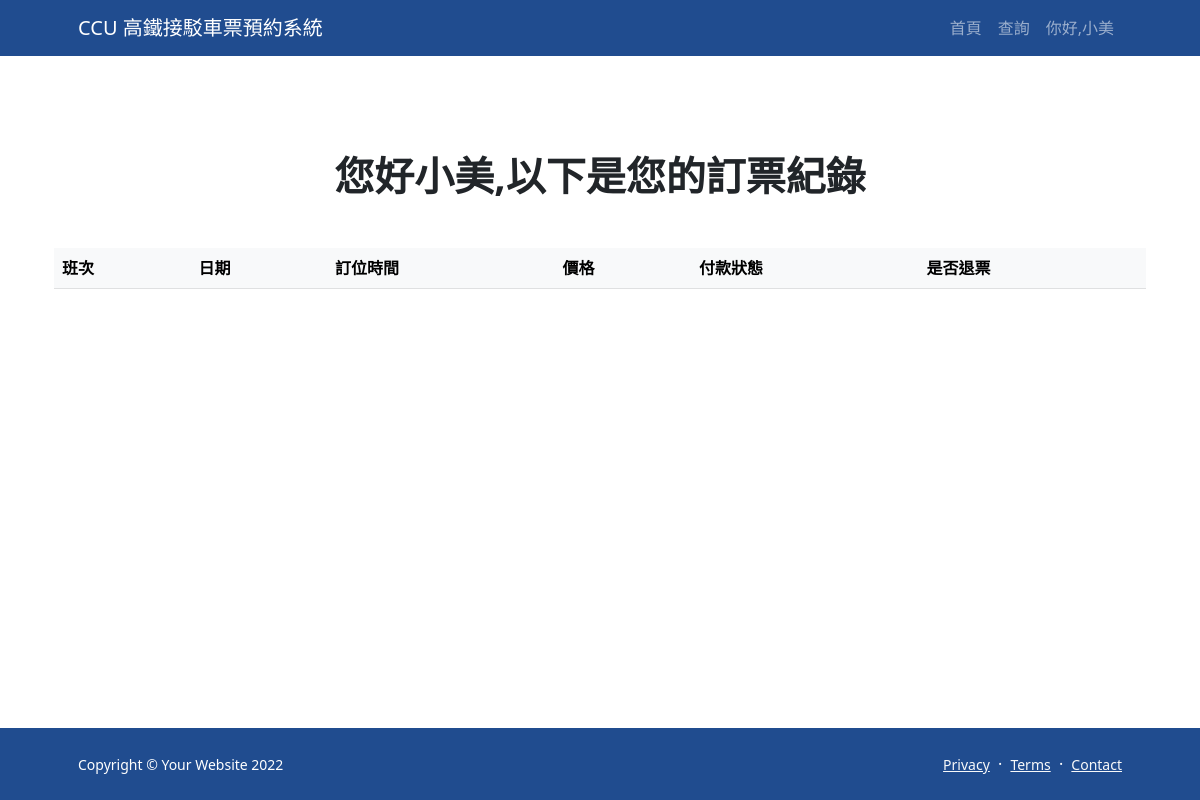
Before: /myHistory.php (signed in) with the older database file.
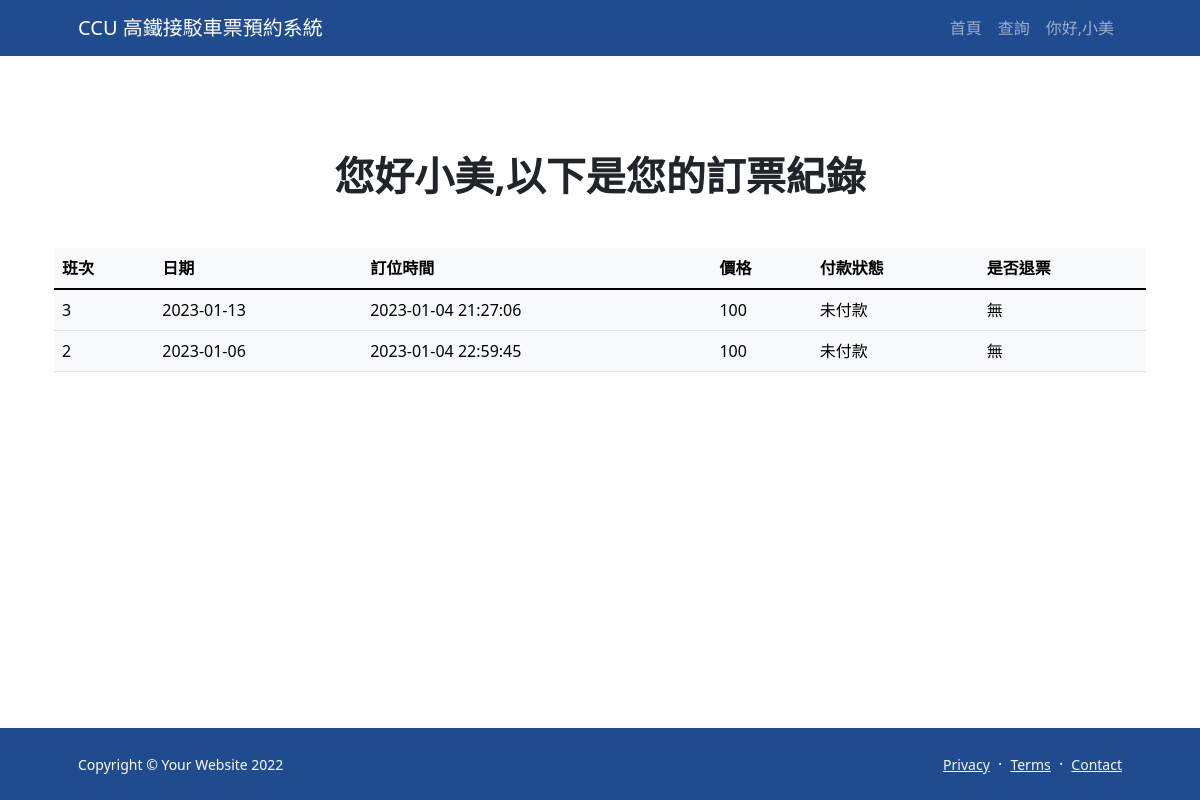
After: the same page with the newer database file.
### myHistory.php (the view, shortened to what this page needs)
<?php
    require_once 'dbconnection.php';
    $sql = 'SELECT * FROM `ticket record` WHERE `account`=:account';
    $sth = $pdo->prepare($sql);
    $sth->bindParam(":account",$_SESSION['id']);
    $sth->execute();
    $ticketHistory = $sth->fetchAll();
?>
<!DOCTYPE html>
<html lang="zh-TW">
    <head>
        <link href="https://cdn.jsdelivr.net/npm/bootstrap-icons@1.5.0/font/bootstrap-icons.css" rel="stylesheet" />
        <link rel="stylesheet" href="https://code.jquery.com/ui/1.13.1/themes/smoothness/jquery-ui.css" type="text/css"/>
        <link href="css/styles.css" rel="stylesheet" />
    </head>
    <body class="d-flex flex-column">
        <main class="flex-shrink-0">
            <nav class="navbar navbar-expand-lg navbar-dark bg-dark">
                <div class="container px-5">
                    <a class="navbar-brand" href="index.php">CCU 高鐵接駁車票預約系統</a>
                    <div class="collapse navbar-collapse" id="navbarSupportedContent">
                        <ul class="navbar-nav ms-auto mb-2 mb-lg-0">
                            <li class="nav-item"><a class="nav-link" href="index.php">首頁</a></li>
                            <li class="nav-item"><a class="nav-link" href="searching.php">查詢</a></li>
                            <?php echo '<li class="nav-item"><a class="nav-link" href="userhome.php">你好,'.$_SESSION['name'].'</a></li>';?>
                        </ul>
                    </div>
                </div>
            </nav>
            <section class=" py-5">
                <div class="container px-5 my-5">
                    <div class="text-center mb-5">
                        <h1 class="fw-bolder">您好<?php echo $_SESSION['name']?>,以下是您的訂票紀錄</h1>
                    </div>
                    <div class="row gx-5 justify-content-center">
                        <table id="HistoryTable" class="display table table-light">
                            <thead>
                                <tr>
                                    <th>班次</th>
                                    <th>日期</th>
                                    <th>訂位時間</th>
                                    <th>價格</th>
                                    <th>付款狀態</th>
                                    <th>是否退票</th>
                                </tr>
                            </thead>
                            <tbody>
                                <?php
                                    foreach($ticketHistory as $his){
                                        if(strtotime(date('Y-m-d'))>strtotime($his['bus date']) ){
                                            echo "<tr class='table-light'>";
                                            echo "<td class='table-light'>".$his['bus number']."</td>";
                                            echo "<td class='table-light'>".$his['bus date']."</td>";
                                            echo "<td class='table-light'>".$his['timestamp']."</td>";
                                            echo "<td class='table-light'>".$his['price']."</td>";
                                            if($his['state']==1) echo "<td class='table-light'>已付款</td>";
                                            else echo "<td class='table-light'>未付款</td>";
                                            if($his['refunded']==1) echo "<td class='table-light'>已退票</td>";
                                            else echo "<td class='table-light'>無</td>";
                                            echo "</tr>";
                                        }
                                    }
                                ?>
                            </tbody>
                        </table>
                    </div>
                </div>
            </section>
        </main>
        <footer class="bg-dark py-4 mt-auto">
            <div class="container px-5">
                <div class="row align-items-center justify-content-between flex-column flex-sm-row">
                    <div class="col-auto"><div class="small m-0 text-white">Copyright &copy; Your Website 2022</div></div>
                    <div class="col-auto">
                        <a class="link-light small" href="">Privacy</a>
                        <span class="text-white mx-1">&middot;</span>
                        <a class="link-light small" href="#!">Terms</a>
                        <span class="text-white mx-1">&middot;</span>
                        <a class="link-light small" href="#!">Contact</a>
                    </div>
                </div>
            </div>
        </footer>
    </body>
</html>

Changed rows visible on the page:
added ticket record: bus number "3", bus date "2023-01-13", timestamp "2023-01-04 21:27:06", price "100", state "未付款", refunded "無"
added ticket record: bus number "2", bus date "2023-01-06", timestamp "2023-01-04 22:59:45", price "100", state "未付款", refunded "無"
